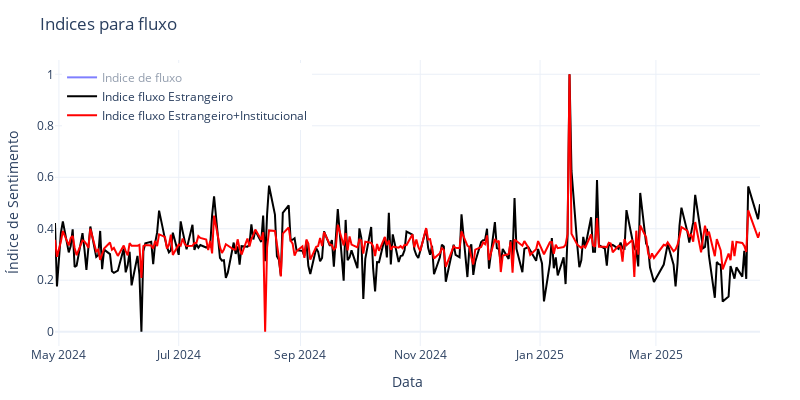

Notebook code for this chart:
### Code cell
fig = go.Figure()

# Linha principal (o seu índice de sentimento)
fig.add_trace(go.Scatter( x=fluxo.Data, y=fluxo['Indice de fluxo'], mode='lines', name='Indice de fluxo', line=dict(color='blue'),
                         visible='legendonly'))
fig.add_trace(go.Scatter( x=fluxo.Data, y=fluxo['Indice_Estrangeiro'], mode='lines', name='Indice fluxo Estrangeiro', line=dict(color='black')))
fig.add_trace(go.Scatter( x=fluxo.Data, y=fluxo['Indice_Est_Inst'], mode='lines', name='Indice fluxo Estrangeiro+Institucional', line=dict(color='red')))

# Layout
fig.update_layout(
    title=f'Indices para fluxo',
    width=800,
    height=400,
    legend=dict(yanchor="top", y=0.99, xanchor="left", x=0.01),
    margin=dict(l=40, r=40, t=60, b=40),
    xaxis_title='Data',
    yaxis_title='Índice de Sentimento',
    template='plotly_white'
)

fig.show()

### Figure 1 — Plotly figure (JSON) as saved in the notebook; plotly's stock layout.template omitted (floating-point values rounded to 4 significant figures; data arrays with more than 128 entries replaced by an {"elided": "..."} marker saying what was removed)
{"data": [{"line": {"color": "blue"}, "mode": "lines", "name": "Indice de fluxo", "type": "scatter", "visible": "legendonly", "x": {"elided": "248 str values"}, "y": {"elided": "248 float values"}}, {"line": {"color": "black"}, "mode": "lines", "name": "Indice fluxo Estrangeiro", "type": "scatter", "x": {"elided": "248 str values"}, "y": {"elided": "248 float values"}}, {"line": {"color": "red"}, "mode": "lines", "name": "Indice fluxo Estrangeiro+Institucional", "type": "scatter", "x": {"elided": "248 str values"}, "y": {"elided": "248 float values"}}], "layout": {"height": 400, "legend": {"x": 0.01, "xanchor": "left", "y": 0.99, "yanchor": "top"}, "margin": {"b": 40, "l": 40, "r": 40, "t": 60}, "title": {"text": "Indices para fluxo"}, "width": 800, "xaxis": {"title": {"text": "Data"}}, "yaxis": {"title": {"text": "Índice de Sentimento"}}}}
